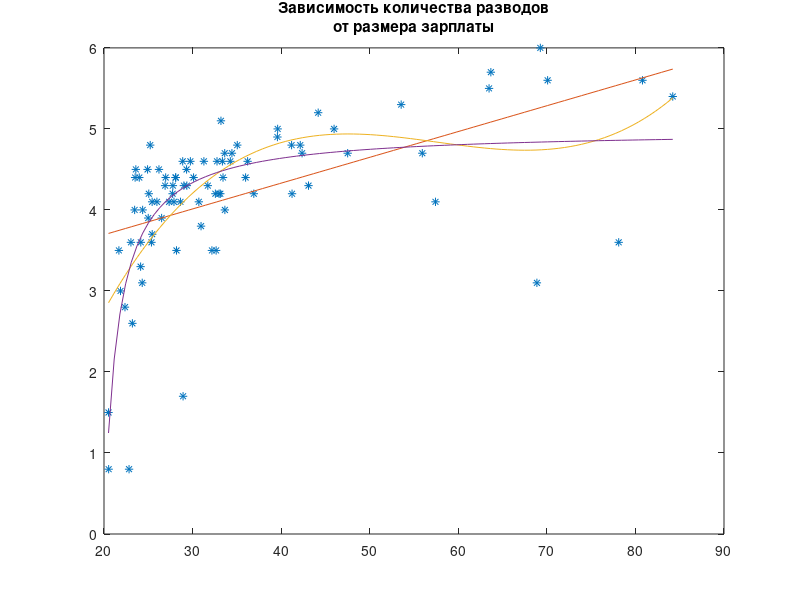

Reproduce this figure in MATLAB. (Note: this script raises an error after producing the figure.)
clc;

divorce=[3.6
4.5
5.0
4.3
4.1
3.8
4.4
4.5
3.5
4.2
4.1
4.0
4.1
1.5
4.8
4.6
4.0
0.8
4.9
2.8
5.1
3.5
4.6
5.7
3.0
4.4
4.4
4.1
4.3
4.6
4.8
3.6
4.8
4.4
4.2
4.3
6.0
3.6
3.3
3.6
4.7
5.3
3.1
4.2
4.6
4.7
4.4
4.3
4.4
3.9
4.2
4.8
4.4
4.2
5.0
1.7
4.3
4.5
4.3
4.7
4.1
5.6
4.6
4.6
2.6
4.5
3.7
4.0
3.5
4.4
4.2
4.2
4.7
3.5
3.9
5.2
4.7
5.5
4.6
0.8
3.1
5.6
4.1
5.4
4.1];

salary = 0.001*[23040.0
23595.0
39606.0
43089.0
27900.0
30956.0
30112.0
24919.0
32659.0
27746.0
27355.0
33647.0
28633.0
20509.0
35047.0
33370.0
23459.0
22829.0
39578.0
22368.0
33204.0
21682.0
34266.0
63677.0
21864.0
35986.0
33438.0
25974.0
26900.0
31278.0
42157.0
25358.0
25218.0
26962.0
41231.0
29355.0
69262.0
24154.0
24134.0
78111.0
47511.0
53551.0
68876.0
33133.0
29752.0
34442.0
28105.0
27777.0
23983.0
24994.0
32988.0
41180.0
23513.0
25056.0
45977.0
28928.0
29019.0
29322.0
31721.0
55938.0
25435.0
70086.0
36214.0
28886.0
23205.0
26206.0
25443.0
24363.0
32183.0
28078.0
36915.0
32574.0
42363.0
28184.0
26506.0
44182.0
33629.0
63475.0
32759.0
20525.0
24315.0
80796.0
57425.0
84214.0
30709.0];

data = [salary';divorce'];
plot(salary,divorce,'*');
hold on;

%аппроксимация линейной функцией
polycoeffs1 = polyfit(data(1,:),data(2,:),1);
error = sum((data(2,:) - polyval(polycoeffs1,data(1,:))).^2);
error = sqrt(error/length(data));
fprintf('y=%fx+%f, error = %f\n',polycoeffs1(1),polycoeffs1(2),error);

%аппроксимация полиномом третьей степени
polycoeffs3 = polyfit(data(1,:),data(2,:),3);
error = sum((data(2,:) - polyval(polycoeffs3,data(1,:))).^2);
error = sqrt(error/length(data));
fprintf('y=%fx^3+%fx^2+%fx+%f, error = %f\n',polycoeffs3(1), polycoeffs3(2), polycoeffs3(3),polycoeffs3(4),error);

%модель
model = @(params,x) params(1)- params(2)*1./(x+params(3));

%функционал ошибок
errorFunc = @(params,data) sum((data(2,:)-model(params,data(1,:))).^2);

options = optimset('TolX',10^(-6),'TolFun',10^(-6),'MaxFunEvals',10000);

[params,error] = fminsearch(@(p) errorFunc(p,data), [5 10 10], options);
fprintf('y =%f - %f/(x+%f) error = %f\n',params(1),params(2),params(3),sqrt(error/length(data)));

a = min(data(1,:));
b = max(data(1,:));
x=linspace(a,b,100);
plot(x,polyval(polycoeffs1,x),x,polyval(polycoeffs3,x),x,model(params,x))
t = title({'Зависимость количества разводов','от размера зарплаты'});
t.FontSize = 12;
xlabel({'Средняя зарплата', 'тыс. руб.'},'FontSize',12);
ylabel('Число разводов на 1000 человек','FontSize',12);
legend('Данные по субъектам РФ (2017)','Линейная аппроксимация','Полином 3-го порядка', ...
    '$p_1 - \frac{p_2}{x+p_3}$','Interpreter','latex','Location','southeast', ...
    'FontSize',12);
grid on;

